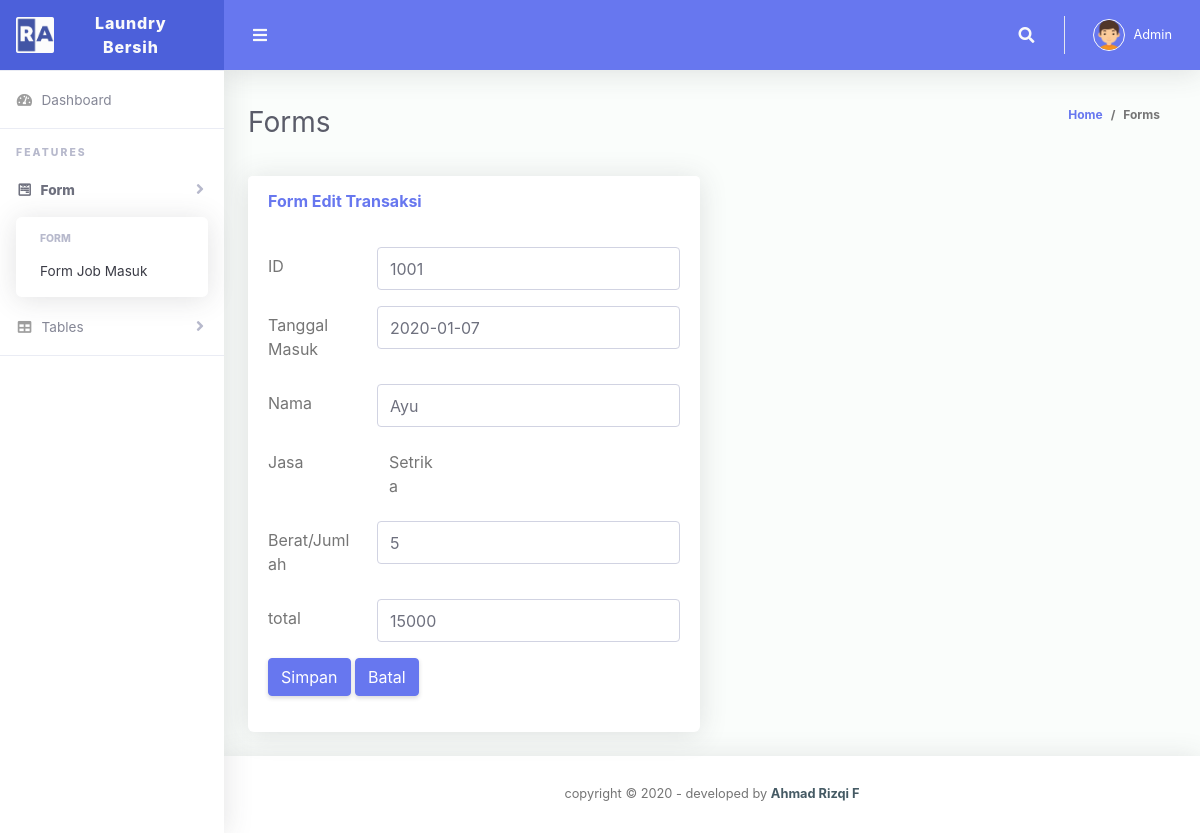
/lama/e_masuk.php?id=1001, run on the app's committed database.
### tables this page shows
CREATE TABLE `t_masuk` (
  `id_trans` int(4) NOT NULL,
  `tgl_masuk` date NOT NULL,
  `nama` varchar(25) NOT NULL,
  `jasa` varchar(25) NOT NULL,
  `berat` int(4) NOT NULL,
  `total` int(9) NOT NULL,
  `status` varchar(20) NOT NULL
);

### lama/e_masuk.php (the view, shortened to what this page needs)
<!DOCTYPE html>
<html lang="en">
<head>
  <link href="vendor/fontawesome-free/css/all.min.css" rel="stylesheet" type="text/css">
  <link href="vendor/bootstrap/css/bootstrap.min.css" rel="stylesheet" type="text/css">
  <link href="css/ruang-admin.min.css" rel="stylesheet">
</head>
<body id="page-top">
  <div id="wrapper">
    <ul class="navbar-nav sidebar sidebar-light accordion" id="accordionSidebar">
      <a class="sidebar-brand d-flex align-items-center justify-content-center" href="index.php">
        <div class="sidebar-brand-icon">
          <img src="img/logo/logo2.png">
        </div>
        <div class="sidebar-brand-text mx-3">Laundry Bersih</div>
      </a>
      <hr class="sidebar-divider my-0">
      <li class="nav-item">
        <a class="nav-link" href="index.php">
          <i class="fas fa-fw fa-tachometer-alt"></i>
          <span>Dashboard</span></a>
      </li>
      <hr class="sidebar-divider">
      <div class="sidebar-heading">
        Features
      </div>
      <li class="nav-item active">
        <a class="nav-link collapsed" href="#" data-toggle="collapse" data-target="#collapseForms" aria-expanded="true"
          aria-controls="collapseForms">
          <i class="fab fa-fw fa-wpforms"></i>
          <span>Form</span>
        </a>
        <div id="collapseForms" class="collapse show" aria-labelledby="heading" data-parent="#accordionSidebar">
          <div class="bg-white py-2 collapse-inner rounded">
            <h6 class="collapse-header">Form</h6>
            <a class="collapse-item" href="f_masuk.php">Form Job Masuk</a>
          </div>
        </div>
      </li>
      <li class="nav-item">
        <a class="nav-link collapsed" href="#" data-toggle="collapse" data-target="#collapseTable" aria-expanded="true"
          aria-controls="collapseTable">
          <i class="fas fa-fw fa-table"></i>
          <span>Tables</span>
        </a>
      </li>
      <hr class="sidebar-divider">
    </ul>
    <div id="content-wrapper" class="d-flex flex-column">
      <div id="content">
        <nav class="navbar navbar-expand navbar-light bg-navbar topbar mb-4 static-top">
          <button id="sidebarToggleTop" class="btn btn-link rounded-circle mr-3">
            <i class="fa fa-bars"></i>
          </button>
          <ul class="navbar-nav ml-auto">
            <li class="nav-item dropdown no-arrow">
              <a class="nav-link dropdown-toggle" href="#" id="searchDropdown" role="button" data-toggle="dropdown"
                aria-haspopup="true" aria-expanded="false">
                <i class="fas fa-search fa-fw"></i>
              </a>
            </li>
            <li class="nav-item dropdown no-arrow">
              <a class="nav-link dropdown-toggle" href="#" id="userDropdown" role="button" data-toggle="dropdown"
                aria-haspopup="true" aria-expanded="false">
                <img class="img-profile rounded-circle" src="img/boy.png" style="max-width: 60px">
                <span class="ml-2 d-none d-lg-inline text-white small">Admin</span>
              </a>
            </li>
          </ul>
        </nav>
        <div class="container-fluid" id="container-wrapper">
          <div class="d-sm-flex align-items-center justify-content-between mb-4">
            <h1 class="h3 mb-0 text-gray-800">Forms</h1>
            <ol class="breadcrumb">
              <li class="breadcrumb-item"><a href="./">Home</a></li>
              <li class="breadcrumb-item active" aria-current="page">Forms</li>
            </ol>
          </div>
          <div class="row">
            <div class="col-lg-6">
              <?php
              $mysqli = new mysqli("localhost","root","","db_laundry");
              $id = $_GET['id'];
              $data = mysqli_query($mysqli, "SELECT * FROM t_masuk WHERE id_trans='".$id."'");
              while($d = mysqli_fetch_array($data)){
              ?>
              <div class="card mb-4">
                <form method="post" action="act/u_masuk.php">
                <div class="card-header py-3 d-flex flex-row align-items-center justify-content-between">
                  <h6 class="m-0 font-weight-bold text-primary">Form Edit Transaksi</h6>
                </div>
                <div class="card-body">
                  <form>
                    <div class="form-group row">
                      <label for="inputEmail3" class="col-sm-3 col-form-label">ID</label>
                      <div class="col-sm-9">
                        <input type="text" class="form-control" id="inputEmail3" value="<?php echo $d['id_trans']; ?>"name="id_trans">
                      </div>
                    </div>
                    <div class="form-group row">
                      <label for="inputPassword3" class="col-sm-3 col-form-label">Tanggal Masuk</label>
                      <div class="col-sm-9">
                        <input type="text" class="form-control" id="inputPassword3" value="<?php echo $d['tgl_masuk']; ?>" name="tgl_masuk">
                      </div>
                    </div>
                    <div class="form-group row">
                      <label for="inputEmail3" class="col-sm-3 col-form-label">Nama</label>
                      <div class="col-sm-9">
                        <input type="text" class="form-control" id="inputEmail3" value="<?php echo $d['nama']; ?>" name="nama_cus">
                      </div>
                    </div>
                    <div class="form-group row">
                      <label for="inputEmail3" class="col-sm-3 col-form-label">Jasa</label>
                      <div class="col-sm-9">
                        <label for="inputEmail3" class="col-sm-3 col-form-label"><?php echo $d['jasa']; ?></label>
                      </div>
                    </div>
                    <div class="form-group row">
                      <label for="inputEmail3" class="col-sm-3 col-form-label">Berat/Jumlah</label>
                      <div class="col-sm-9">
                        <input type="text" class="form-control" id="inputEmail3" value="<?php echo $d['berat']; ?>" name="berat">
                      </div>
                    </div>
                    <div class="form-group row">
                      <label for="inputEmail3" class="col-sm-3 col-form-label">total</label>
                      <div class="col-sm-9">
                        <input type="text" class="form-control" id="inputEmail3" value="<?php echo $d['total']; ?>" name="total">
                      </div>
                    </div>
                    <div class="form-group row">
                      <div class="col-sm-10">
                        <button type="submit" class="btn btn-primary">Simpan</button>
                        <a href="datamasuk.php" align="center" class="btn btn-primary">Batal</a>
                      </div>
                    </div>
                  </div>
                  </form>
                </div>
              </div>
            </div>
            <?php
             }
            ?>
      </div>
      <footer class="sticky-footer bg-white">
        <div class="container my-auto">
          <div class="copyright text-center my-auto">
            <span>copyright &copy; 2020 - developed by
              <b><a href="" >Ahmad Rizqi F</a></b>
            </span>
          </div>
        </div>
      </footer>
    </div>
  </div>
</body>
</html>

### data on the page
t_masuk: id_trans "1001", tgl_masuk "2020-01-07", nama_cus "Ayu", jasa "Setrika", berat "5", total "15000"
